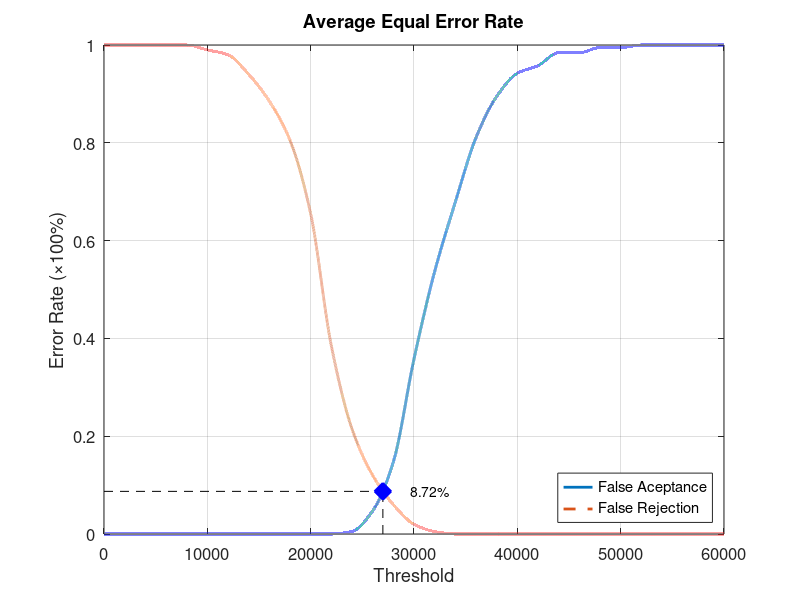
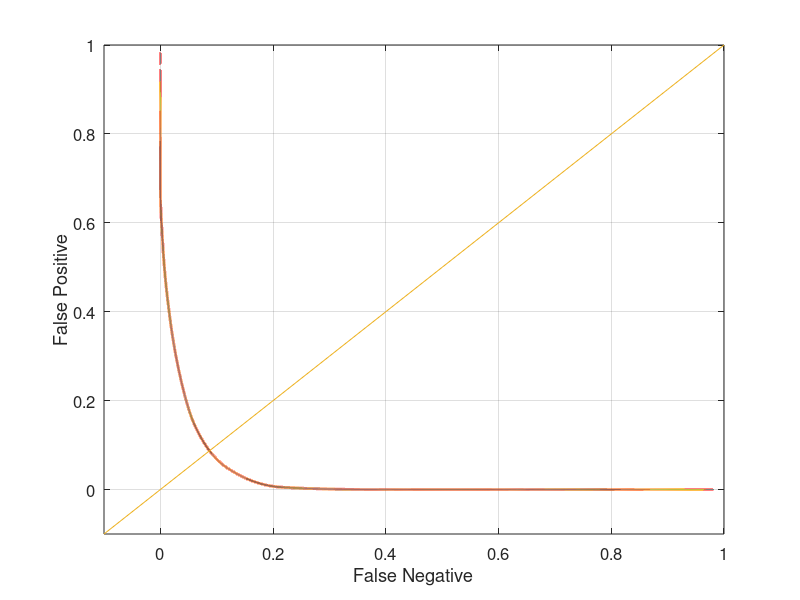

MATLAB code to generate these figures, in order:
function yEER = Database2_4
close all;
clear;
clc;
x = 0:2000:60000;
xq = 0:0.5:60000;

y0 = [0 0 0 0 0 0 0 0 0 0 0 0 0.00526316 0.0473684 0.147368 0.357895 0.536842 0.678947 0.810526 0.894737 0.942105 0.957895 0.984211 0.984211 0.994737 0.994737 1 1 1 1 1];
yy0 = interp1(x, y0, xq, 'pchip');
y1 = [1 1 1 1 1 0.99 0.98 0.94 0.885 0.805 0.655 0.385 0.215 0.12 0.06 0.02 0.005 0 0 0 0 0 0 0 0 0 0 0 0 0 0];
yy1 = interp1(x, y1, xq, 'pchip');

% Calculating EER: 
y2 = abs(y0 - y1);
find(y2 == min(y2))
yy2 = abs(yy0 - yy1);
xEER = find(yy2 == min(yy2));
xEERIndex = xq(xEER) % X-axis EER
yEER = yy0(xEER) % Y-axis EER

main = figure
plot(xq, yy0,'-','LineWidth', 2);	hold on
plot(xq, yy1,'--','LineWidth', 2);	hold on
plot([xEERIndex xEERIndex], [0 yEER], 'k--');	hold on
plot([0 xEERIndex], [yEER yEER], 'k--');	hold on
plot(xEERIndex, yEER, 'bx', 'LineWidth', 10);	hold on
text(xEERIndex + 10 * xEERIndex / 100, yEER, [num2str(round((10000 * yEER)) / 100) '%'])
legend('False Aceptance', 'False Rejection', 'Location', 'SouthEast')
xlabel('Threshold')
ylabel('Error Rate (\times100%)')
title('Average Equal Error Rate')
set(gca, 'FontSize', 12)
axis([0 60000 0 1])
grid on

print(main, 'Database2_4Main', '-dpng');
FNRxFPR = figure('Color', [1 1 1]);
plot(yy1, yy0, '-', yy1, yy0, 'LineWidth', 2);
hold on
y = -0.1:0.1:1
plot(y, y); 
set(gca, 'FontSize', 12)
xlabel('False Negative')
ylabel('False Positive')
axis([-0.1 1 -0.1 1])
set(gca, 'FontSize', 12)
grid on

print(FNRxFPR, 'Database2_4FNRxFPR','-dpng');
end
